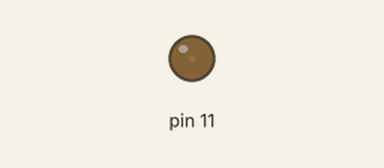
A sketch run on a simulated Arduino Uno, built with avr-gcc and run on an emulated ATmega328P. Shown: output pins drawn as LEDs (lit = HIGH).

Above: at 0.05 s.
At 1.15 s:
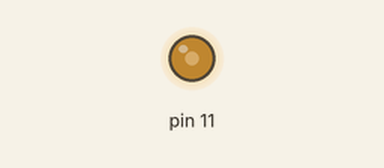
At 2.3 s:
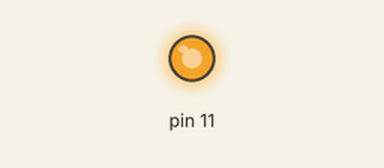
At 4.55 s:
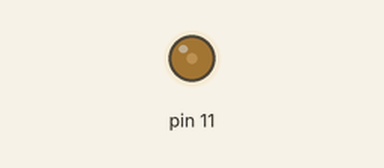
Timing chart, 0 to 6.6 s (numbered marks = the images above):
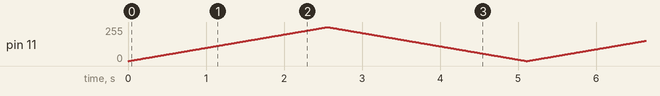

The sketch:

test.ino.ino
```cpp
void setup() {
  // put your setup <span class="hilite1">co</span>de here, to run once:
  pinMode( 11, OUTPUT );
}

int val = 0; // 現在の明るさ
int dir = 1; // 明るさの変化方向

void loop() {
  // put your main <span class="hilite1">co</span>de here, to run repeatedly:
  analogWrite( 11, val );
  val = val + dir;
  if( val ==   0 ) dir =  1;
  if( val == 255 ) dir = -1;
  delay( 10 );
}
```
